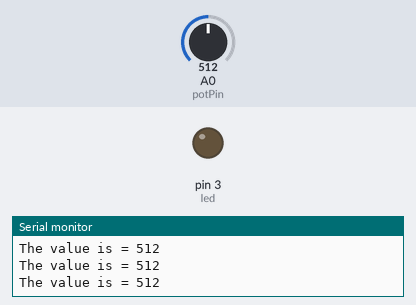
Recording of a sketch running on a simulated Arduino Uno, built with avr-gcc and run on an emulated ATmega328P. Shown: output pins drawn as LEDs (lit = HIGH), the last lines printed to the serial monitor. Inputs (shaded band) come from the test bench; at power-on: A0 (potPin) = 512.

Above: at 1.3 s.
1.4 s: A0 (potPin) set to 716
At 2.9 s:
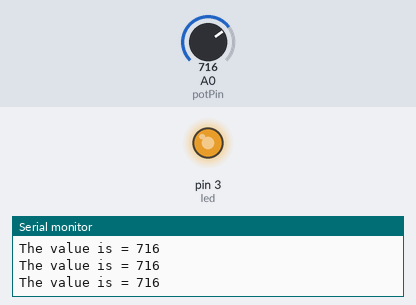
3.5 s: A0 (potPin) set to 749
At 4.5 s:
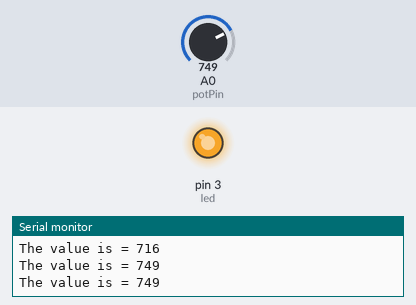
5.5 s: A0 (potPin) set to 768
At 7.2 s:
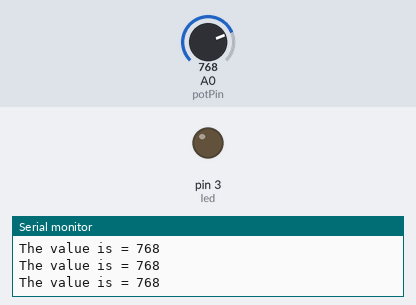
7.5 s: A0 (potPin) set to 900
At 8.9 s:
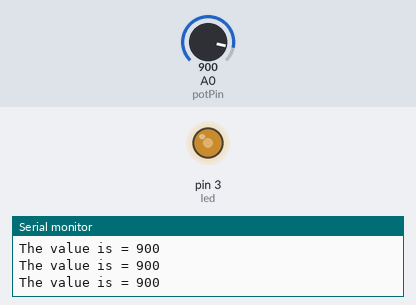
9.5 s: A0 (potPin) set to 306
At 10.5 s:
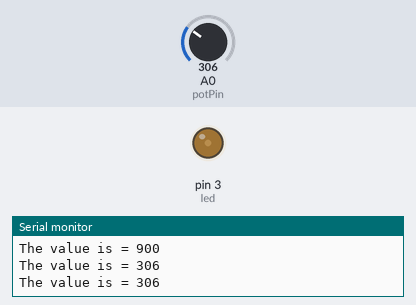
11.5 s: A0 (potPin) set to 0
At 13.2 s:
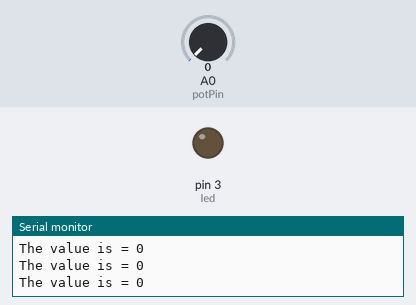
Timing chart, 0 to 14.5 s (numbered marks = the images above; inputs shaded):
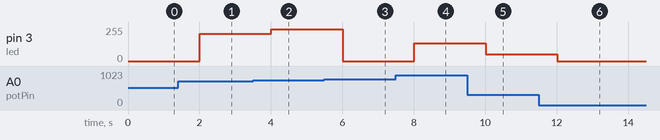

Measured:
- the behaviour switches between 767 and 768 on A0 (potPin) (found by bisection; images 2 and 3)
- after the input at 1.4 s, pin 3 (led): 0/255 → 204/255 after 0.60 s
- after the input at 3.5 s, pin 3 (led): 204/255 → 237/255 after 0.50 s
- after the input at 5.5 s, pin 3 (led): 237/255 → 0/255 after 0.51 s
- after the input at 7.5 s, pin 3 (led): 0/255 → 132/255 after 0.51 s
- after the input at 9.5 s, pin 3 (led): 132/255 → 50/255 after 0.51 s
- after the input at 11.5 s, pin 3 (led): 50/255 → 0/255 after 0.51 s

The sketch:

analogreadpotentiometer.ino
```cpp
int potPin = A0;
int readValue;
int led = 3;

void setup(){
  Serial.begin(9600);
  pinMode(potPin,INPUT);
  pinMode(led,OUTPUT);

}

void loop(){
  readValue = analogRead(potPin);
  Serial.print("The value is = ");
  Serial.println(readValue);
  delay(500);
  analogWrite(led,readValue);
}
```
